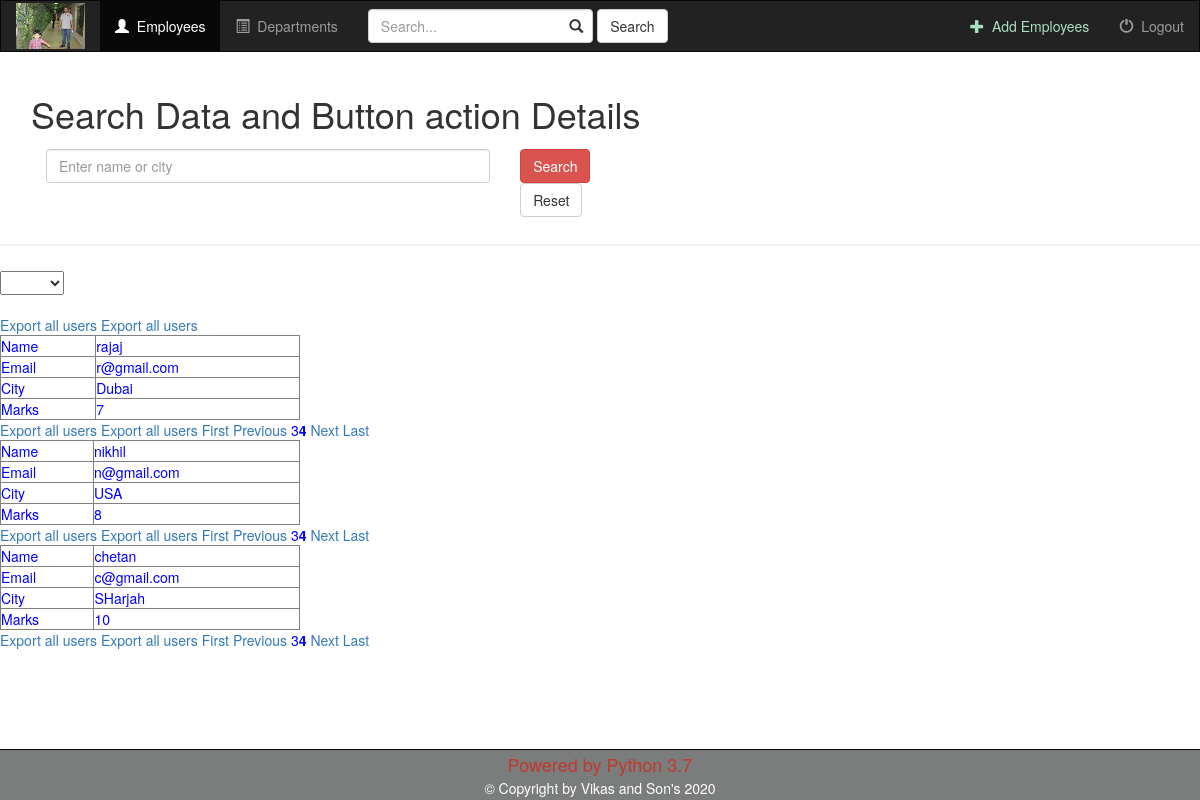
Page /music/search/?page=3 on the committed database.
### music/models.py (models this page shows, shortened)
class Student(models.Model):
    name = models.CharField(max_length=250)
    email = models.CharField(max_length=500)
    city = models.CharField(max_length=500)
    marks = models.CharField(max_length=500)

### music/views.py (the view)
# urls.py: path('search/', views.search, name='search'),
def search(request):
    results = Student.objects.all()
    paginator = Paginator(results, 3)
    page = request.GET.get('page')
    results = paginator.get_page(page)
    context = {'sr': results}
    return render(request, 'music/search.html', context)

### music/templates/music/search.html (shortened to what this page needs)
{% extends 'music/base.html' %}
{% load static %}
{% block body %}
<div class="container">
    <h1> Search Data and Button action Details</h1>
    <form method="post" action="{% url 'music:search' %}">
        <div class="form-group">
            <div class="col-lg-5">
                <input type="text" name="search" class="form-control" placeholder="Enter name or city">
            </div>
            <label class="col-lg-2">
                <button type="submit" class="btn btn-danger" value="1" name="searchbtn">Search</button>
                <button type="submit" class="btn btn-default" value="2" name="resetbtn">Reset</button>
            </label>
        </div>
    </form><br>
</div>
<div>
    <hr>
    <select name="employeeid" id="employeeid" width="150px">
        <option disabled="true" selected="--Select Employeee Name--"></option>
         {% for result in sr %}
        <option value="{{ result.id}}">{{result.name}}</option>
        {% endfor %}
    </select>
</div>
<br>
<div style="color: blue">
    {% if sr %}
    <a href="{% url 'music:exportdata' %}">Export all users</a>
    <a href="{% url 'music:generate_PDF' %}">Export all users</a>
        {% for k in sr %}
          <table border="1px" width="300px">
              <tr>
                  <td>Name</td>
                  <td>{{ k.name }}</td>
              </tr>
              <tr>
                  <td>Email</td>
                  <td>{{ k.email }}</td>
              </tr>
              <tr>
                  <td>City</td>
                  <td>{{ k.city }}</td>
              </tr>
              <tr>
                  <td>Marks</td>
                  <td>{{ k.marks }}</td>
              </tr>
          </table>
    <a href="{% url 'music:exportdata' %}">Export all users</a>
    <a href="{% url 'music:generate_PDF' %}">Export all users</a>
    {% if sr.has_previous %}
        <a href="?page=1">First</a>
        <a href="?page={{ sr.previous_page_number }}">Previous</a>
    {% endif %}
    {{ sr.number }}<b>{{ sr.paginator.num_pages }}</b>
    {% if sr.has_next %}
    <a href="?page={{ sr.next_page_number }}">Next</a>
    <a href="?page={{ sr.paginator.num_pages }}">Last</a>
    {% endif %}
        {% endfor %}
    {% endif %}
</div>
{%  endblock %}

### music/static/music/style.css (style rules this page uses)
button { margin-right: 20px; }
.container { padding: 2px 16px; }
hr { border: 1px solid #f1f1f1; margin-bottom: 25px; }

### rows in the picture
Student: name "rajaj", email "r@gmail.com", city "Dubai", marks "7", number "3", paginator.num_pages "4"
Student: name "nikhil", email "n@gmail.com", city "USA", marks "8", number "3", paginator.num_pages "4"
Student: name "chetan", email "c@gmail.com", city "SHarjah", marks "10", number "3", paginator.num_pages "4"
